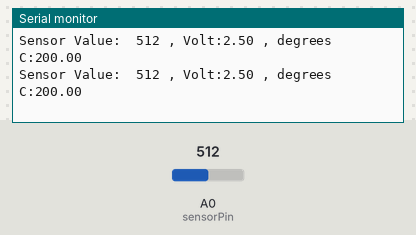
The sketch below on a simulated Arduino Uno, built with avr-gcc and run on an emulated ATmega328P. Parts: the last lines printed to the serial monitor. Inputs (shaded band) come from the test bench; at power-on: A0 (sensorPin) = 512.

Above: at 4.2 s.
4.3 s: A0 (sensorPin) set to 136
At 4.37 s:
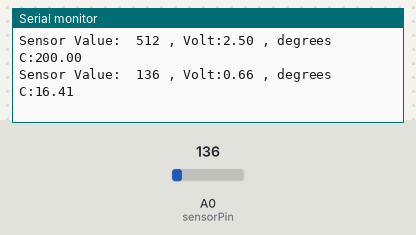
7.3 s: A0 (sensorPin) set to 114
At 7.3 s:
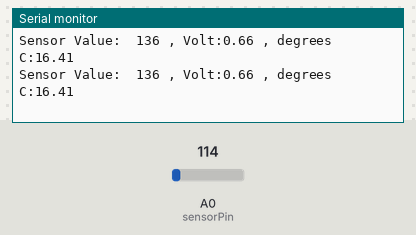
Timing chart, 0 to 10.3 s (numbered marks = the images above; inputs shaded):
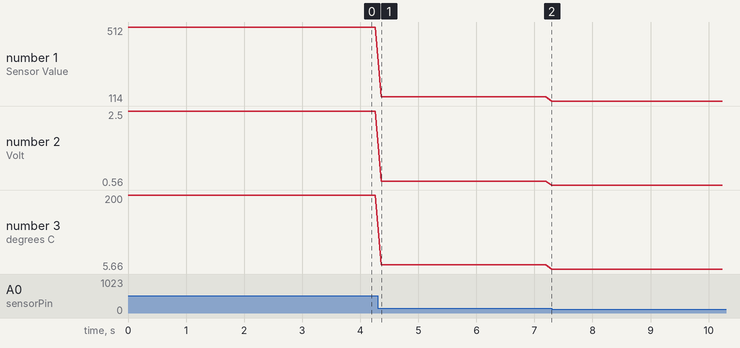

Measured:
- after the input at 4.3 s, the serial monitor: prints a new line after 0.06 s (image 1)
- plotted number 1: 512 → 136 after the input at 4.3 s, 136 → 114 after the input at 7.3 s
- plotted number 2: 2.5 → 0.66 after the input at 4.3 s, 0.66 → 0.56 after the input at 7.3 s
- plotted number 3: 200 → 16.41 after the input at 4.3 s, 16.41 → 5.66 after the input at 7.3 s

The sketch:

Input_Temperature_sensor.ino
```cpp
int sensorValue;
float voltage;
float temperature;
int sensorPin = A0;

void setup() {
  pinMode(sensorPin, INPUT);
  Serial.begin(9600);
}

void loop() {
  sensorValue = analogRead(sensorPin);
  voltage = (float)(voltage);
  voltage = (sensorValue / 1024.01) * 5;
  temperature = (float)(temperature);
  temperature = (voltage - 0.5) * 100;

  Serial.print("Sensor Value:  ");
  Serial.print(sensorValue);
  Serial.print(" , Volt:");
  Serial.print(voltage);
  Serial.print(" , degrees C:");
  Serial.println(temperature);
  delay(100);

}
```
